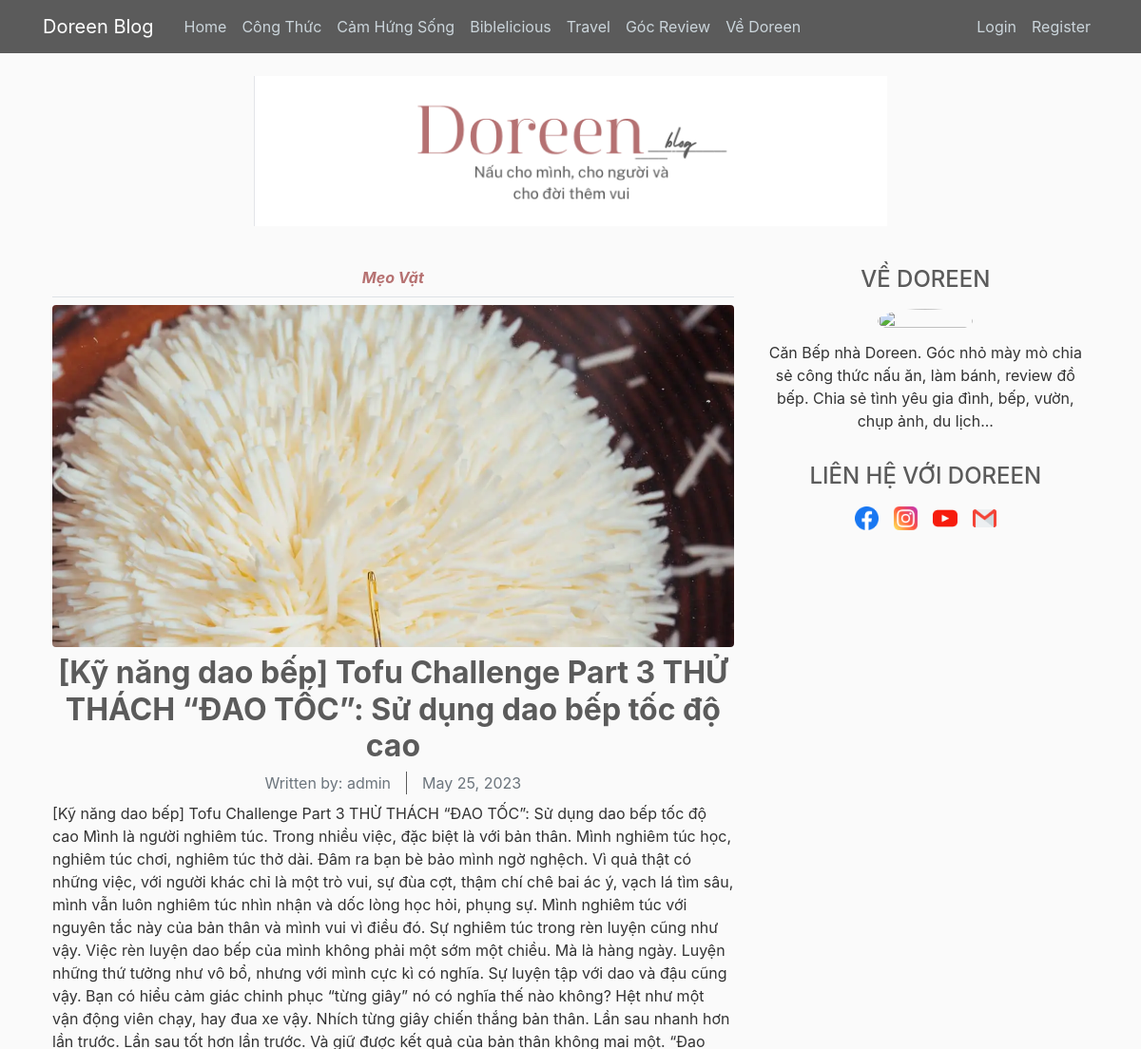
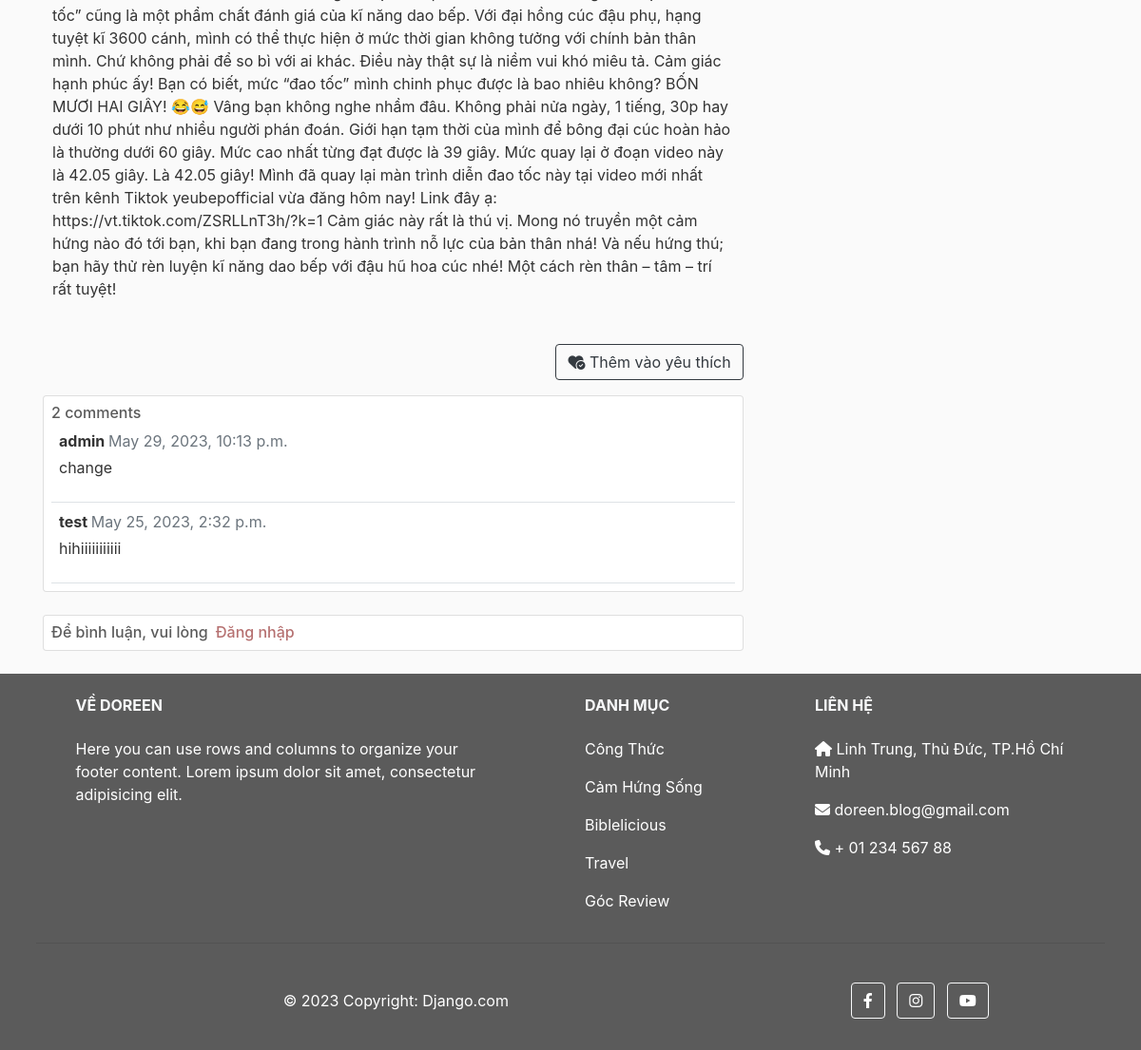
Screenshot of /post/46/ with the database file from the repository (2 pictures, top to bottom).
### blog/models.py (models this page shows, shortened)
class Categories(models.Model):
    name = models.CharField(max_length=100)
    slug = models.SlugField(blank=True)

class Post(models.Model):
    title = models.CharField(max_length=100)
    content = models.TextField()
    date_posted = models.DateTimeField(default=timezone.now)
    author = models.ForeignKey(User, on_delete=models.CASCADE)
    sub_category = models.ForeignKey(
        SubCategories, on_delete=models.PROTECT, default='')
    image = models.ImageField(
        default='default.png', upload_to='post_pics')
    popular = models.BooleanField(default=False)
    favourite = models.ManyToManyField(
        User, related_name='favourite', blank=True, default=None)
    class Meta:
        ordering = ['-date_posted']

class SubCategories(models.Model):
    name = models.CharField(max_length=100)
    category = models.ForeignKey(Categories, on_delete=models.CASCADE)
    slug = models.SlugField(blank=True)

class Comment(models.Model):
    post = models.ForeignKey(
        Post, on_delete=models.CASCADE, related_name='comments')
    name = models.ForeignKey(User, on_delete=models.CASCADE)
    body = models.TextField()
    created_on = models.DateTimeField(auto_now_add=True)
    class Meta:
        ordering = ['-created_on']

### blog/views.py (the view, shortened to what this page needs)
# urls.py: path('post/<int:id>/', blog_view.PostDetailView, name='post-detail'),
def PostDetailView(request, id):
    post = Post.objects.get(id=id)
    post_comments = Comment.objects.all().filter(post=post.id)
    c_form = CommentForm
    is_favourite = False
    if post.favourite.filter(id=request.user.id).exists():
        is_favourite = True
    context = {
        'post': post,
        'post_comments': post_comments,
        'c_form': c_form,
        'is_favourite': is_favourite,
    }
    return render(request, 'blog/post_detail.html', context)

### blog/context_processors.py (called while the page is built)
def category_list(request):
    return {
        "categories": Categories.objects.all()
    }

### blog/template/blog/post_detail.html
{%extends "blog/base.html"%}
{%load crispy_forms_tags%}
{%block content%}
    <article class="media content-section">
      <div class="media-body">
        <div class="text-center p-2 mb-2 border-bottom text-primary font-weight-bold font-italic">
          {{ post.sub_category.name }}
        </div>
        <div>
          <img class="rounded" width="600" height="360" src="{{ post.image.url }}">
        </div>
        <h2 class="article-item-name mt-2 text-center">{{ post.title }}</h2>
        <div class="article-about d-flex justify-content-center align-items-center mb-2">
          <div class="article-about-author pr-3 text-muted">Written by: <span>{{ post.author }}</span></div>
          <div class="article-about-date pl-3 text-muted">{{ post.date_posted|date:"F d, Y" }}</div>
        </div>
        <p class="article-content">{{ post.content }}</p>
      </div>
    </article>
    <div class="text-right">
      {%if is_favourite%}
        <a href="{% url 'favourite-post' id=post.id %}" class="btn btn-outline-dark" type="like" method="POST">
          <i class="fa-solid fa-heart-circle-check"></i>
          Đã thêm vào yêu thích
        </a>
      {%else%}
        <a href="{% url 'favourite-post' id=post.id %}" class="btn btn-outline-dark" type="like" method="POST">
          <i class="fa-solid fa-heart-circle-check"></i>
          Thêm vào yêu thích
        </a>
      {%endif%}
    </div>
    <div class="card mb-4 mt-3 ">
      <div class="card-body">
        <h6 class="mb-0">{{ post_comments.count }} comments</h5>
        {% for comment in post_comments %}
        <div class="comments p-2 border-bottom">
          <p class="font-weight-bold mb-1">
            {{ comment.name }}
            <span class=" text-muted font-weight-normal">
              {{ comment.created_on }}
            </span>
          </p>
          {{ comment.body | linebreaks }}
        </div>
        {% endfor %}
      </div>
    </div>
    <div class="card mb-4 mt-3 ">
      <div class="card-body">
        {%if user.is_authenticated%}
          <form method="POST">
            {% csrf_token %}
            {{ c_form | crispy }}
            <button type="submit" class="btn btn-outline-dark">Bình luận</button>
          </form>
        {%else%}
          <h6 class="mb-0">Để bình luận, vui lòng<a class="login-text ml-2 text-primary" href="{%url 'login'%}">Đăng nhập</a></h6>
        {%endif%}
      </div>
    </div>
{%endblock content%}

### blog/template/blog/base.html (shortened to what this page needs)
{% load static %}
<!DOCTYPE html>
<html lang="en">
<head>
    <link rel="stylesheet" href="https://cdn.jsdelivr.net/npm/bootstrap@4.0.0/dist/css/bootstrap.min.css">
    <link rel="stylesheet" href="https://cdnjs.cloudflare.com/ajax/libs/font-awesome/6.4.0/css/all.min.css">
    <link rel="stylesheet" type="text/css" href="{%static 'style/main.css'%}">
    <link rel="stylesheet" type="text/css" href="{%static 'style/popular.css'%}">
</head>
<body>
    <header class="site-header">
      <nav class="navbar navbar-expand-md navbar-dark bg-steel fixed-top">
        <div class="container">
          <a class="navbar-brand mr-4" href="{% url 'home' %}">Doreen Blog</a>
          <div class="collapse navbar-collapse" id="navbarToggle">
            <div class="navbar-nav mr-auto">
              <a class="nav-item nav-link" href="{% url 'home' %}">Home</a>
              {% for category in categories %}
                <a class="nav-item nav-link" href="{%url 'category-detail' category.id%}">{{category.name }}</a>
              {% endfor %}
              <a class="nav-item nav-link" href="{% url 'home' %}">Về Doreen</a>
            </div>
            <div class="navbar-nav">
              {%if user.is_authenticated%}
                <a class="nav-item nav-link" href="{% url 'profile' %}">Profile</a>
                <a class="nav-item nav-link" href="{% url 'logout' %}">Logout</a>
              {%else%}
                <a class="nav-item nav-link" href="{% url 'login' %}">Login</a>
                <a class="nav-item nav-link" href="{% url 'register' %}">Register</a>
              {%endif%}
            </div>
          </div>
        </div>
      </nav>
    </header>
    <main role="main" class="container">
      <div id="logo" class="d-flex">
        <img src="{% static 'assets/logo.png' %}" />
      </div>
      <div class="row mt-4">
        <div class="col-md-8">
          {% block content %}{% endblock content%}
        </div>
        <div class="col-md-4">
          <div class="content-section">
            <div class="author-section">
              <h4 class="text-center py-2">
                VỀ DOREEN
              <div class="author-img d-flex justify-content-center">
                <img src="https://i1.wp.com/www.esheepkitchen.com/wp-content/uploads/2023/05/345043807_204872492333910_4222077120061922807_n.jpeg?resize=585%2C585&ssl=1" alt="">
              </div>
              <p class="text-center mt-2">Căn Bếp nhà Doreen. Góc nhỏ mày mò chia sẻ công thức nấu ăn, làm bánh, review đồ bếp. Chia sẻ tình yêu gia đình, bếp, vườn, chụp ảnh, du lịch...</p>
            </div>
            <div class="contact-section my-4">
              <h4 class="text-center py-2">
                LIÊN HỆ VỚI DOREEN
              <div class="d-flex justify-content-center social-icon-list">
                <a class="px-2" href="">
                  <img src="{% static 'assets/facebook.png' %}" />
                </a>
                <a class="px-2" href="">
                  <img src="{% static 'assets/instagram.png' %}" />
                </a>
                <a class="px-2" href="">
                  <img src="{% static 'assets/youtube.png' %}" />
                </a>
                <a class="px-2" href="">
                  <img src="{% static 'assets/gmail.png' %}" />
                </a>
              </div>
            </div>
          </div>
        </div>
      </div>
    </main>
    <footer
    class="text-center text-lg-start text-white"
    style="background-color: #5B5B5B"
    >
      <div class="container p-2 pb-0">
        <section class="">
          <div class="row text-left">
            <div class="col-md-5 col-lg-5 col-xl-5 mx-auto mt-3">
              <h6 class="text-light text-uppercase mb-4 font-weight-bold">
                Về Doreen
              </h6>
              <p>
                Here you can use rows and columns to organize your footer
                content. Lorem ipsum dolor sit amet, consectetur adipisicing
                elit.
              </p>
            </div>
            <div class="col-md-3 col-lg-2 col-xl-2 mx-auto mt-3">
              <h6 class=" text-light text-uppercase mb-4 font-weight-bold">
                Danh mục
              </h6>
              {% for category in categories %}
                <p>
                  <a class="text-white" href="{%url 'category-detail' category.id%}">{{category.name }}</a>
                </p>
              {% endfor %}
            </div>
            <div class="col-md-4 col-lg-3 col-xl-3 mx-auto mt-3">
              <h6 class="text-light text-uppercase mb-4 font-weight-bold">Liên hệ</h6>
              <p><i class="fas fa-home"></i> Linh Trung, Thủ Đức, TP.Hồ Chí Minh</p>
              <p><i class="fas fa-envelope"></i> doreen.blog@gmail.com</p>
              <p><i class="fas fa-phone"></i> + 01 234 567 88</p>
            </div>
          </div>
        </section>
        <hr class="my-3">
        <section class="p-3 pt-0">
          <div class="row d-flex align-items-center">
            <div class="col-md-7 col-lg-8 text-center text-md-start">
              <div class="p-3">
                © 2023 Copyright:
                <a class="text-white" href="https://mdbootstrap.com/"
                  >Django.com
                </a>
              </div>
            </div>
            <div class="col-md-5 col-lg-4 ml-lg-0 text-center text-md-end">
              <a
                class="btn btn-outline-light btn-floating btn-hover m-1"
                class="text-white"
                role="button"
              >
                <i class="fab fa-facebook-f"></i>
              </a>
              <a
                class="btn btn-outline-light btn-floating btn-hover m-1"
                class="text-white"
                role="button"
              >
                <i class="fab fa-instagram"></i>
              </a>
              <a
                class="btn btn-outline-light btn-floating btn-hover m-1"
                class="text-white"
                role="button"
              >
                <i class="fab fa-youtube"></i>
              </a>
            </div>
          </div>
        </section>
      </div>
  </footer>
</body>
</html>

### blog/static/style/main.css (style rules this page uses)
body { background: #fafafa; color: #333333; margin-top: 5rem; }
h1, h2, h3, h4, h5, h6 { color: #5B5B5B; }
img { width: 100%; object-fit: cover; }
.bg-steel { background-color: #5B5B5B; }
.site-header .navbar-nav .nav-link { color: #cbd5db; }
.content-section { padding: 10px; border-radius: 3px; margin-bottom: 20px; }
.text-primary { color: #B67171 !important; }
.row { margin-right: -5px; margin-left: -5px; }
.col-4, .col-6, .col-md-8, .col-md-4 { padding-right: 5px; padding-left: 5px; }
#logo img { width: 60%; margin: 0 auto; }
.author-img img { width: 100px; height: 100%; object-fit: cover; border-radius: 50%; }
.article-item-name { color: #5B5B5B; font-weight: 700; }
article { margin-bottom: 20px; width: 100%; }
.social-icon-list { width: 48%; margin: 0 auto; }
.article-about-date { border-left: 1px solid #5B5B5B; }
.card-body { padding: 0.5rem; }

### rows the page displays
Categories: name "Công Thức"
Categories: name "Cảm Hứng Sống"
Categories: name "Biblelicious"
Categories: name "Travel"
Categories: name "Góc Review"
Post: sub_category.name "Mẹo Vặt", image (picture), title "[Kỹ năng dao bếp] Tofu Challenge Part 3 THỬ THÁCH “ĐAO TỐC”: Sử dụng dao bếp tốc độ cao", author "admin", date_posted "May 25, 2023", content "[Kỹ năng dao bếp] Tofu Challenge Part 3 THỬ THÁCH “ĐAO TỐC”: Sử dụng dao bếp tốc độ cao Mình là người nghiêm túc. Trong nhiều việc, đặc biệt là với bản thân. Mình nghiêm túc học, nghiêm túc chơi, nghiêm túc thở dài. Đâm ra bạn bè bảo mình ngờ nghệch. Vì quả thật có những việc, với người khác chỉ là một trò vui, sự đùa cợt, thậm chí chê bai ác ý, vạch lá tìm sâu, mình vẫn luôn nghiêm túc nhìn nhận và dốc lòng học hỏi, phụng sự. Mình nghiêm túc với nguyên tắc này của bản thân và mình vui vì điều đó. Sự nghiêm túc trong rèn luyện cũng như vậy. Việc rèn luyện dao bếp của mình không phải một sớm một chiều. Mà là hàng ngày. Luyện những thứ tưởng như vô bổ, nhưng với mình cực kì có nghĩa. Sự luyện…"
Comment: name "admin", created_on "May 29, 2023, 10:13 p.m.", body "change"
Comment: name "test", created_on "May 25, 2023, 2:32 p.m.", body "hihiiiiiiiiiii"

### other values shown
{{ post_comments.count }} "2"
